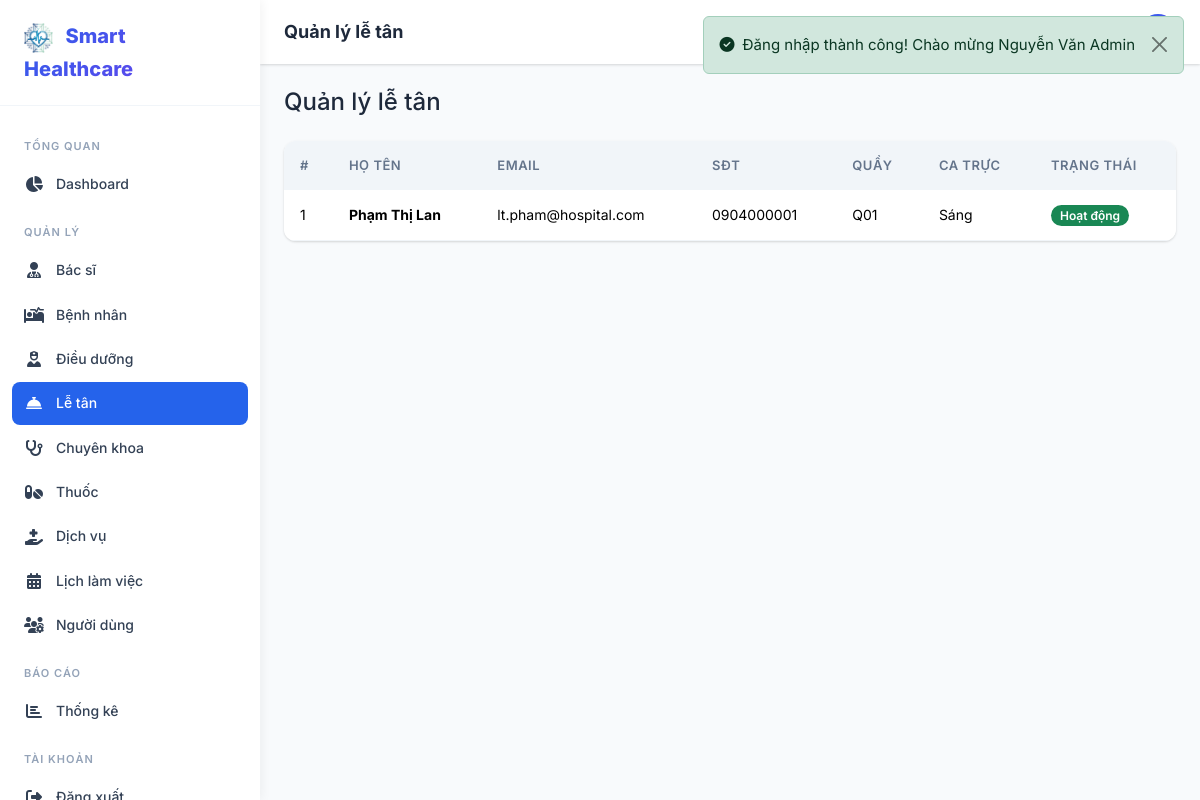
The page /admin/receptionists (signed in) on the database its author committed.
### tables this page shows
CREATE TABLE receptionists (
    id INT AUTO_INCREMENT PRIMARY KEY,
    user_id INT NOT NULL UNIQUE,
    desk_number VARCHAR(10) DEFAULT NULL,
    shift VARCHAR(50) DEFAULT NULL,
    created_at TIMESTAMP DEFAULT CURRENT_TIMESTAMP,
    updated_at TIMESTAMP DEFAULT CURRENT_TIMESTAMP ON UPDATE CURRENT_TIMESTAMP,
    FOREIGN KEY (user_id) REFERENCES users(id) ON DELETE CASCADE
);

CREATE TABLE users (
    id INT AUTO_INCREMENT PRIMARY KEY,
    role_id INT NOT NULL,
    email VARCHAR(255) NOT NULL UNIQUE,
    password VARCHAR(255) NOT NULL,
    full_name VARCHAR(255) NOT NULL,
    phone VARCHAR(20) DEFAULT NULL,
    avatar VARCHAR(500) DEFAULT NULL,
    status ENUM('active','inactive','banned') DEFAULT 'active',
    created_at TIMESTAMP DEFAULT CURRENT_TIMESTAMP,
    updated_at TIMESTAMP DEFAULT CURRENT_TIMESTAMP ON UPDATE CURRENT_TIMESTAMP,
    INDEX idx_users_email (email),
    INDEX idx_users_role (role_id),
    INDEX idx_users_status (status),
    FOREIGN KEY (role_id) REFERENCES roles(id) ON DELETE RESTRICT
);

### app/controllers/AdminController.php (called while the page is built, shortened)
<?php
class AdminController extends Controller
{
    public function receptionists(): void
    {
        $receptionistModel = new Receptionist();
        $this->view('admin/receptionists', [
            'title'         => 'Quản lý lễ tân',
            'receptionists' => $receptionistModel->allWithUser(),
        ], 'dashboard');
    }
}

### public/index.php (called while the page is built, shortened)
<?php
require_once APP_PATH . '/helpers/functions.php';
$url = isset($_GET['url']) ? rtrim($_GET['url'], '/') : '';
$router = new Router();
$router->dispatch($url);

### app/core/Model.php (called while the page is built, shortened)
<?php
class Model
{
    protected static ?PDO $db = null;
    public static function setDatabase(PDO $pdo): void
    {
        self::$db = $pdo;
    }
    protected function db(): PDO
    {
        return self::$db;
    }
    public function query(string $sql, array $params = []): array
    {
        $stmt = $this->db()->prepare($sql);
        $stmt->execute($params);
        return $stmt->fetchAll();
    }
}

### app/models/Receptionist.php (called while the page is built, shortened)
<?php
class Receptionist extends Model
{
    public function allWithUser(): array
    {
        return $this->query(
            "SELECT r.*, u.email, u.full_name, u.phone, u.avatar, u.status
             FROM receptionists r JOIN users u ON r.user_id = u.id
             ORDER BY r.created_at DESC"
        );
    }
}

### app/views/admin/receptionists.php (the view)
<h4 class="mb-4">Quản lý lễ tân</h4>
<div class="table-custom"><div class="table-responsive"><table class="table">
    <thead><tr><th>#</th><th>Họ tên</th><th>Email</th><th>SĐT</th><th>Quầy</th><th>Ca trực</th><th>Trạng thái</th></tr></thead>
    <tbody>
        <?php foreach ($receptionists as $i => $r): ?>
        <tr><td><?= $i+1 ?></td><td><strong><?= e($r['full_name']) ?></strong></td><td><?= e($r['email']) ?></td><td><?= e($r['phone']) ?></td><td><?= e($r['desk_number'] ?? '') ?></td><td><?= e($r['shift'] ?? '') ?></td><td><?= status_badge($r['status']) ?></td></tr>
        <?php endforeach; ?>
    </tbody>
</table></div></div>

### app/helpers/functions.php (shortened to what this page needs)
<?php
function e(?string $value): string
{
    return htmlspecialchars($value ?? '', ENT_QUOTES, 'UTF-8');
}
function status_badge(string $status): string
{
    $map = [
        'active'      => ['Hoạt động', 'success'],
        'inactive'    => ['Ngừng', 'secondary'],
        'banned'      => ['Khóa', 'danger'],
        'pending'     => ['Chờ xử lý', 'warning'],
        'confirmed'   => ['Đã xác nhận', 'info'],
        'in_progress' => ['Đang khám', 'primary'],
        'completed'   => ['Hoàn thành', 'success'],
        'cancelled'   => ['Đã hủy', 'danger'],
        'dispensed'   => ['Đã cấp', 'success'],
        'failed'      => ['Thất bại', 'danger'],
        'refunded'    => ['Hoàn tiền', 'warning'],
    ];
    $info = $map[$status] ?? [$status, 'secondary'];
    return '<span class="badge bg-' . $info[1] . '">' . $info[0] . '</span>';
}

### app/core/Router.php (shortened to what this page needs)
<?php
class Router
{
    private array $routes = [];
    private function addRoute(string $method, string $uri, string $action): void
    {
        $pattern = preg_replace('/\{([a-zA-Z_]+)\}/', '(?P<$1>[^/]+)', $uri);
        $pattern = '#^' . $pattern . '$#';
        $this->routes[] = [
            'method'  => $method,
            'pattern' => $pattern,
            'action'  => $action,
        ];
    }
    public function dispatch(string $url): void
    {
        $method = $_SERVER['REQUEST_METHOD'];
        foreach ($this->routes as $route) {
            if ($route['method'] !== $method) continue;
            if (preg_match($route['pattern'], $url, $matches)) {
                $params = array_filter($matches, 'is_string', ARRAY_FILTER_USE_KEY);
                [$controllerName, $actionName] = explode('@', $route['action']);
                $controller = new $controllerName();
                call_user_func_array([$controller, $actionName], $params);
                return;
            }
        }
    }
}

### assets/css/style.css (style rules this page uses)
:root { --primary: #2563eb; --primary-dark: #1d4ed8; --primary-light: #dbeafe; --accent: #10b981; --accent-dark: #059669; --danger: #ef4444; --warning: #f59e0b; --info: #06b6d4; --dark: #1e293b; --dark-2: #334155; --gray: #64748b; --gray-light: #94a3b8; --light: #f1f5f9; --lighter: #f8fafc; --white: #ffffff; --shadow: 0 1px 3px rgba(0,0,0,.1), 0 1px 2px rgba(0,0,0,.06); --shadow-md: 0 4px 6px rgba(0,0,0,.07), 0 2px 4px rgba(0,0,0,.06); --shadow-lg: 0 10px 15px rgba(0,0,0,.1), 0 4px 6px rgba(0,0,0,.05); --radius: 0.75rem; --radius-sm: 0.5rem; --sidebar-width: 260px; --topbar-height: 64px; --transition: all 0.3s ease; --font: 'Inter', -apple-system, BlinkMacSystemFont, sans-serif; --gradient-primary: linear-gradient(135deg, #2563eb 0%, #7c3aed 100%); --gradient-accent: linear-gradient(135deg, #10b981 0%, #06b6d4 100%); --gradient-hero: linear-gradient(135deg, #1e3a8a 0%, #7c3aed 50%, #2563eb 100%); }
* { margin: 0; padding: 0; box-sizing: border-box; }
body { font-family: var(--font); font-size: 0.9375rem; color: var(--dark); background: var(--lighter); line-height: 1.6; -webkit-font-smoothing: antialiased; }
.table-custom { border-radius: var(--radius); overflow: hidden; box-shadow: var(--shadow); background: var(--white); }
.table-custom .table { margin: 0; }
.table-custom .table thead th { background: var(--light); font-weight: 600; font-size: 0.8125rem; text-transform: uppercase; letter-spacing: 0.5px; color: var(--gray); border: none; padding: 0.875rem 1rem; }
.table-custom .table td { padding: 0.875rem 1rem; vertical-align: middle; border-color: var(--light); font-size: 0.875rem; }
.badge { font-weight: 600; font-size: 0.75rem; padding: 0.35em 0.75em; border-radius: 50px; }

### rows shown on the page
receptionists: user.full_name "Phạm Thị Lan", user.email "lt.pham@hospital.com", user.phone "0904000001", desk_number "Q01", shift "Sáng", user.status "Hoạt động"
